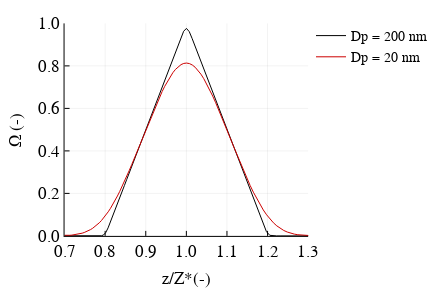

Write notebook code for a chart like this one.
### Markdown cell above
### (f) DMA transfer function
The DMA transfer function is the probability that a particle of a particle of a given size exits the classifier via the sample flow. The diffusive broadened DMA transfer function is computed assuming blanced sheath and excess flows using the expression of Stolzenburg and McMurry (2008).
<center> $ \Omega(\tilde{z},\beta,\sigma) = \frac{\sigma}{\sqrt{2}\beta}\left[\epsilon \left( \frac{\tilde{z}-(1+\beta)}{\sqrt{2}\sigma} \right) + \epsilon \left (\frac{\tilde{z}-(1-\beta)}{\sqrt{2}\sigma} \right) - 2\epsilon \left ( \frac{\tilde{z}-1}{\sqrt{2}\sigma}\right)  \right]$ </center>
    
where $\tilde{z} = \frac{z}{z^s}$ is the dimensionless mobility, $z$ is the particle mobility $z^s$ is the centroid mobility selected by the DMA, $\epsilon = x \mathrm{erf}(x) +\left(\exp(-x^2)/\sqrt{\pi}\right)$, $\mathrm{erf}$ is the error function, and $\beta = \frac{q_{sa}}{q_{sh}}$. The parameter $\sigma$ accounts for diffusional broading of the transfer function. Assuming plug flow, $\sigma$ can be computed using the following equations Hagwood (1999) <br> <br>
$\gamma = \left(\frac{r_1}{r_2}\right)^2$ <br>
$I = \frac{1}{2}(1+γ)$ <br>
$\kappa = \frac{lr_2}{r_2^2-r_1^2}$ <br>
$G = \frac{4(1+\beta)^2}{(1-γ)} \left[I+\{2(1+\beta)\kappa\}^{-2} \right ] $<br>
$\sigma = \sqrt{\frac{2G\pi ld_{ab}}{q_{sh}}}$ <br> <br>
The function ```δ.Ω(Λ,z,zˢ)``` is implemented in dmafunctions.jl. Inputs include a DMA structure that conveys {t, p, and flow rates}, a mobility vector scalar z or vector Z, and a centroid mobility zˢ .

### Code cell
Z = exp10.(range(log10(1e-9), stop=log10(1e-6), length=1000)) # Fine grain mobility grid 
zˢ = dtoz(Λ, 200e-9)                           # Convert diameter to mobility
plot(Z/zˢ, δ.Ω(Λ,Z,zˢ), ylabel = "Ω (-)", xlim = (0.7, 1.3), ylim = (0,1), xlabel = "z/Z*(-)", color = :black,
    left_margin = 33px, label = "Dp = 200 nm", xticks = [0.7, 0.8, 0.9, 1.0, 1.1, 1.2, 1.3])
zˢ = dtoz(Λ, 20e-9)
p4 = plot!(Z/zˢ, δ.Ω(Λ,Z,zˢ), label = "Dp = 20 nm", color = RGBA(0.8,0,0,1),fmt=:svg)

### Figure 1 — Plotly figure (JSON) as saved in the notebook; plotly's stock layout.template omitted (floating-point values rounded to 4 significant figures; data arrays with more than 128 entries replaced by an {"elided": "..."} marker saying what was removed)
{"data": [{"colorbar": {"title": ""}, "hoverinfo": "text", "legendgroup": "Dp = 200 nm", "line": {"color": "rgba(0, 0, 0, 1.000)", "dash": "solid", "shape": "linear", "width": 1}, "mode": "lines", "name": "Dp = 200 nm", "showlegend": true, "text": {"elided": "1000 null values"}, "type": "scatter", "x": {"elided": "1000 float values"}, "xaxis": "x1", "y": {"elided": "1000 float values"}, "yaxis": "y1", "zmax": 0.1, "zmin": -0.1}, {"colorbar": {"title": ""}, "hoverinfo": "text", "legendgroup": "Dp = 20 nm", "line": {"color": "rgba(204, 0, 0, 1.000)", "dash": "solid", "shape": "linear", "width": 1}, "mode": "lines", "name": "Dp = 20 nm", "showlegend": true, "text": {"elided": "1000 null values"}, "type": "scatter", "x": {"elided": "1000 float values"}, "xaxis": "x1", "y": {"elided": "1000 float values"}, "yaxis": "y1", "zmax": 0.1, "zmin": -0.1}], "layout": {"annotations": [], "height": 288, "legend": {"bgcolor": "rgba(255, 255, 255, 1.000)", "bordercolor": "rgba(0, 0, 0, 1.000)", "font": {"color": "rgba(0, 0, 0, 1.000)", "family": "Nimbus Sans L", "size": 14}, "tracegroupgap": 0, "x": 1, "y": 1}, "margin": {"b": 20, "l": 0, "r": 0, "t": 20}, "paper_bgcolor": "rgba(255, 255, 255, 1.000)", "plot_bgcolor": "rgba(255, 255, 255, 1.000)", "showlegend": true, "width": 432, "xaxis": {"anchor": "y1", "domain": [0.2076, 0.9909], "gridcolor": "rgba(0, 0, 0, 0.100)", "gridwidth": 0.5, "linecolor": "rgba(0, 0, 0, 1.000)", "mirror": false, "range": [0.7, 1.3], "showgrid": true, "showline": true, "showticklabels": true, "tickangle": 0, "tickcolor": "rgb(0, 0, 0)", "tickfont": {"color": "rgba(0, 0, 0, 1.000)", "family": "Nimbus Sans L", "size": 17}, "tickmode": "array", "ticks": "inside", "ticktext": ["0.7", "0.8", "0.9", "1.0", "1.1", "1.2", "1.3"], "tickvals": [0.7, 0.8, 0.9, 1, 1.1, 1.2, 1.3], "title": "z/Z*(-)", "titlefont": {"color": "rgba(0, 0, 0, 1.000)", "family": "Nimbus Sans L", "size": 17}, "type": "-", "visible": true, "zeroline": false, "zerolinecolor": "rgba(0, 0, 0, 1.000)"}, "yaxis": {"anchor": "x1", "domain": [0.1294, 0.9863], "gridcolor": "rgba(0, 0, 0, 0.100)", "gridwidth": 0.5, "linecolor": "rgba(0, 0, 0, 1.000)", "mirror": false, "range": [0, 1], "showgrid": true, "showline": true, "showticklabels": true, "tickangle": 0, "tickcolor": "rgb(0, 0, 0)", "tickfont": {"color": "rgba(0, 0, 0, 1.000)", "family": "Nimbus Sans L", "size": 17}, "tickmode": "array", "ticks": "inside", "ticktext": ["0.0", "0.2", "0.4", "0.6", "0.8", "1.0"], "tickvals": [0, 0.2, 0.4, 0.6, 0.8, 1], "title": "Ω (-)", "titlefont": {"color": "rgba(0, 0, 0, 1.000)", "family": "Nimbus Sans L", "size": 17}, "type": "-", "visible": true, "zeroline": false, "zerolinecolor": "rgba(0, 0, 0, 1.000)"}}}
